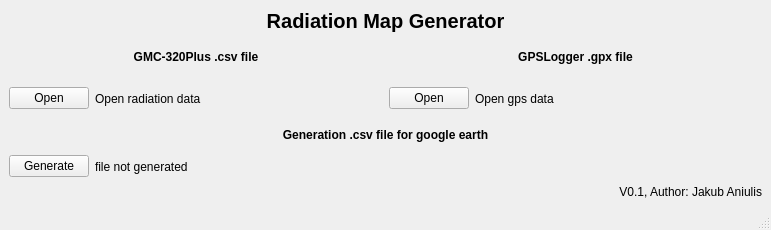
<?xml version="1.0" encoding="UTF-8"?>
<ui version="4.0">
 <class>MainWindow</class>
 <widget class="QMainWindow" name="MainWindow">
  <property name="geometry">
   <rect>
    <x>0</x>
    <y>0</y>
    <width>771</width>
    <height>230</height>
   </rect>
  </property>
  <property name="windowTitle">
   <string>RadiationMapGenerator</string>
  </property>
  <widget class="QWidget" name="centralwidget">
   <layout class="QVBoxLayout" name="verticalLayout_6">
    <item>
     <layout class="QVBoxLayout" name="verticalLayout_5">
      <item>
       <widget class="QLabel" name="name">
        <property name="sizePolicy">
         <sizepolicy hsizetype="Preferred" vsizetype="Maximum">
          <horstretch>0</horstretch>
          <verstretch>0</verstretch>
         </sizepolicy>
        </property>
        <property name="font">
         <font>
          <pointsize>15</pointsize>
          <weight>75</weight>
          <bold>true</bold>
         </font>
        </property>
        <property name="text">
         <string>Radiation Map Generator</string>
        </property>
        <property name="alignment">
         <set>Qt::AlignCenter</set>
        </property>
       </widget>
      </item>
      <item>
       <layout class="QHBoxLayout" name="horizontalLayout_3">
        <item>
         <layout class="QVBoxLayout" name="verticalLayout_2">
          <item>
           <widget class="QLabel" name="label">
            <property name="font">
             <font>
              <weight>75</weight>
              <bold>true</bold>
             </font>
            </property>
            <property name="autoFillBackground">
             <bool>false</bool>
            </property>
            <property name="text">
             <string>GMC-320Plus .csv file</string>
            </property>
            <property name="textFormat">
             <enum>Qt::AutoText</enum>
            </property>
            <property name="alignment">
             <set>Qt::AlignCenter</set>
            </property>
            <property name="buddy">
             <cstring>label</cstring>
            </property>
           </widget>
          </item>
          <item>
           <layout class="QHBoxLayout" name="horizontalLayout">
            <item>
             <widget class="QPushButton" name="radiationData">
              <property name="sizePolicy">
               <sizepolicy hsizetype="Maximum" vsizetype="Fixed">
                <horstretch>0</horstretch>
                <verstretch>0</verstretch>
               </sizepolicy>
              </property>
              <property name="text">
               <string>Open</string>
              </property>
             </widget>
            </item>
            <item>
             <widget class="QLabel" name="radiationStatus">
              <property name="text">
               <string>Open radiation data</string>
              </property>
             </widget>
            </item>
           </layout>
          </item>
         </layout>
        </item>
        <item>
         <layout class="QVBoxLayout" name="verticalLayout_3">
          <item>
           <widget class="QLabel" name="label_2">
            <property name="font">
             <font>
              <weight>75</weight>
              <bold>true</bold>
             </font>
            </property>
            <property name="text">
             <string>GPSLogger .gpx file</string>
            </property>
            <property name="alignment">
             <set>Qt::AlignCenter</set>
            </property>
            <property name="buddy">
             <cstring>label_2</cstring>
            </property>
           </widget>
          </item>
          <item>
           <layout class="QHBoxLayout" name="horizontalLayout_2">
            <item>
             <widget class="QPushButton" name="gpsData">
              <property name="sizePolicy">
               <sizepolicy hsizetype="Maximum" vsizetype="Fixed">
                <horstretch>0</horstretch>
                <verstretch>0</verstretch>
               </sizepolicy>
              </property>
              <property name="text">
               <string>Open</string>
              </property>
             </widget>
            </item>
            <item>
             <widget class="QLabel" name="gpsStatus">
              <property name="text">
               <string>Open gps data</string>
              </property>
             </widget>
            </item>
           </layout>
          </item>
         </layout>
        </item>
       </layout>
      </item>
      <item>
       <layout class="QHBoxLayout" name="horizontalLayout_4">
        <item>
         <layout class="QVBoxLayout" name="verticalLayout_4">
          <item>
           <widget class="QLabel" name="label_6">
            <property name="font">
             <font>
              <weight>75</weight>
              <bold>true</bold>
             </font>
            </property>
            <property name="text">
             <string>Generation .csv file for google earth</string>
            </property>
            <property name="alignment">
             <set>Qt::AlignCenter</set>
            </property>
           </widget>
          </item>
          <item>
           <layout class="QHBoxLayout" name="horizontalLayout_5">
            <item>
             <widget class="QPushButton" name="generate">
              <property name="sizePolicy">
               <sizepolicy hsizetype="Maximum" vsizetype="Fixed">
                <horstretch>0</horstretch>
                <verstretch>0</verstretch>
               </sizepolicy>
              </property>
              <property name="text">
               <string>Generate</string>
              </property>
             </widget>
            </item>
            <item>
             <widget class="QLabel" name="generateStatus">
              <property name="text">
               <string>file not generated</string>
              </property>
             </widget>
            </item>
           </layout>
          </item>
          <item>
           <widget class="QLabel" name="label_7">
            <property name="sizePolicy">
             <sizepolicy hsizetype="Preferred" vsizetype="Maximum">
              <horstretch>0</horstretch>
              <verstretch>0</verstretch>
             </sizepolicy>
            </property>
            <property name="text">
             <string>V0.1, Author: Jakub Aniulis</string>
            </property>
            <property name="alignment">
             <set>Qt::AlignRight|Qt::AlignTrailing|Qt::AlignVCenter</set>
            </property>
           </widget>
          </item>
         </layout>
        </item>
       </layout>
      </item>
     </layout>
    </item>
   </layout>
  </widget>
  <widget class="QStatusBar" name="statusbar"/>
 </widget>
 <resources/>
 <connections/>
</ui>
